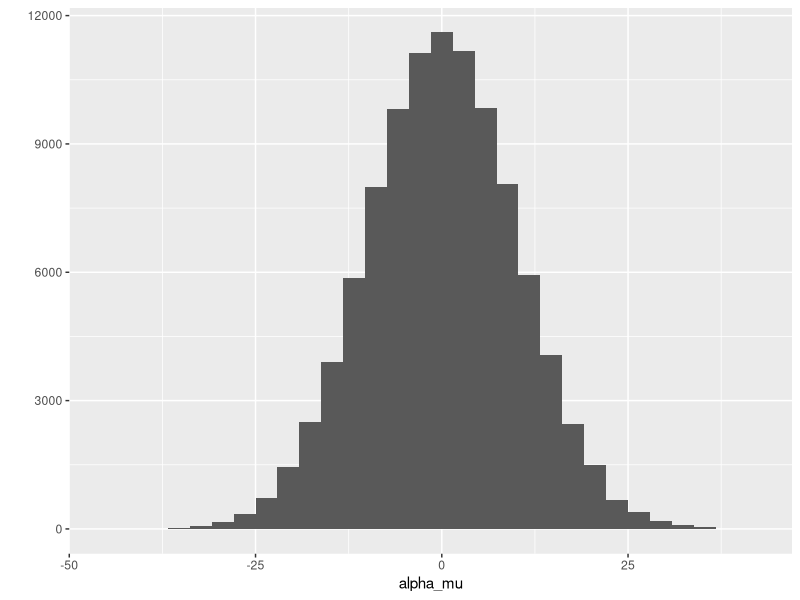
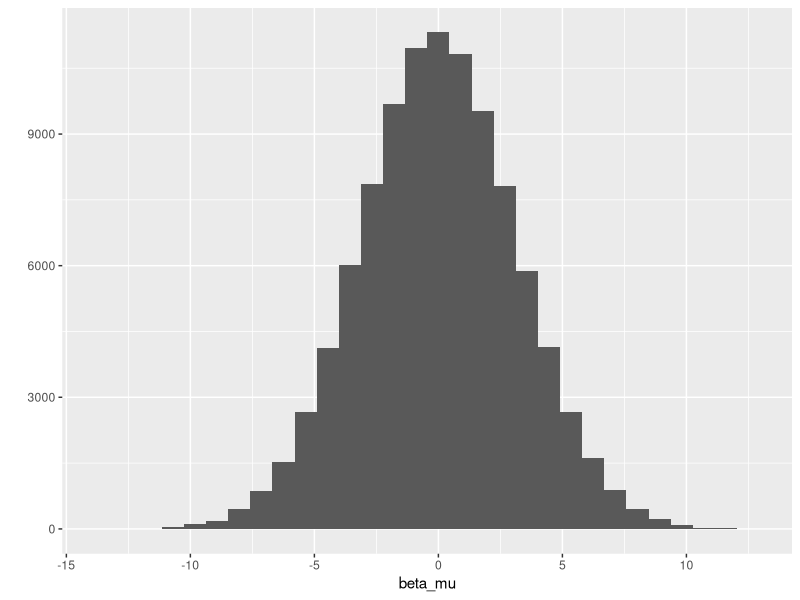
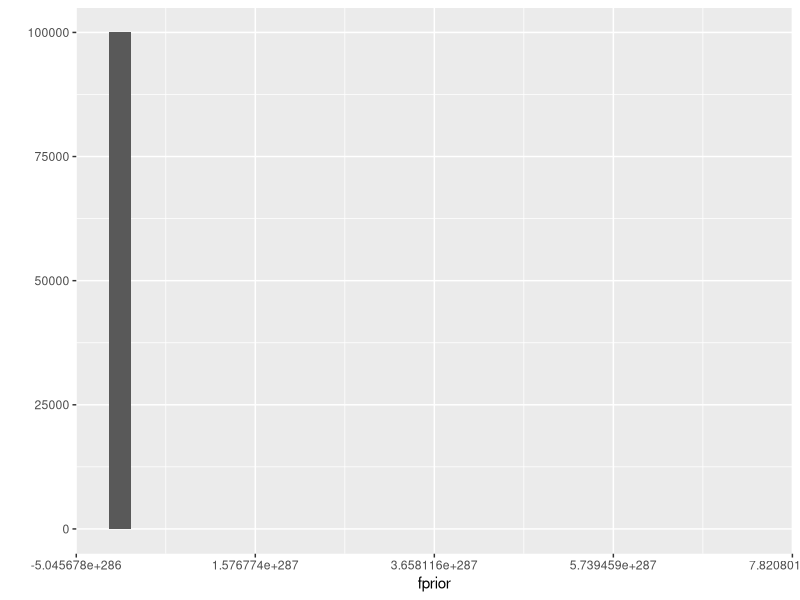

These figures' R source, in order:
library(boot)
library(ggplot2)

alpha_mu<-rnorm(1e5,0,1/sqrt(0.01))
beta_mu<-rnorm(1e5,0,1/sqrt(0.1))

qplot(alpha_mu)
qplot(beta_mu)

#cut the tail off
fprior<-exp(0 + beta_mu * sample(seq(0,60,10),1e5,replace=T))

#just look at reasonable range, can't be less than 50 visits

fprior
qplot(fprior)
